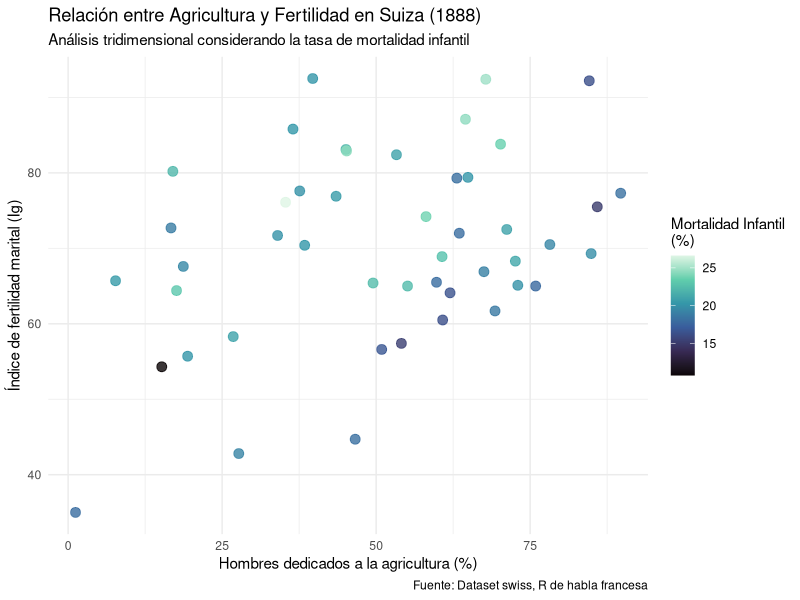
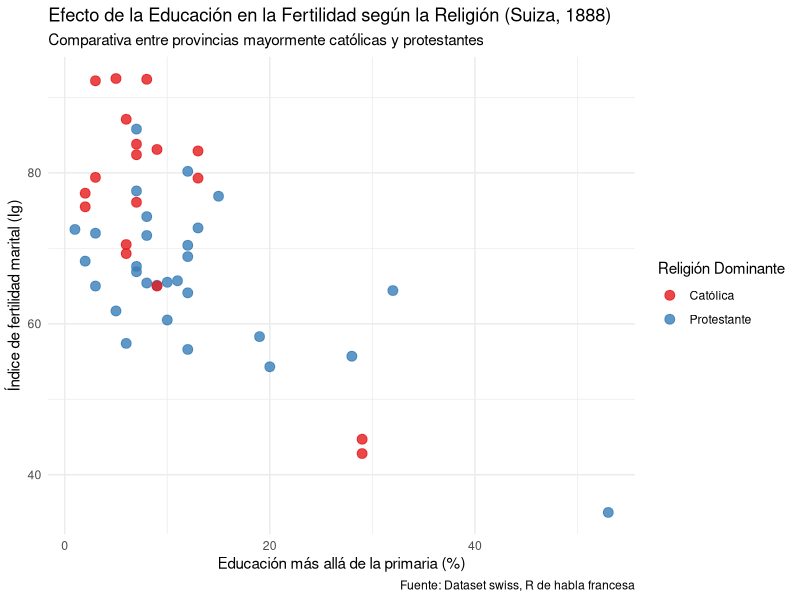
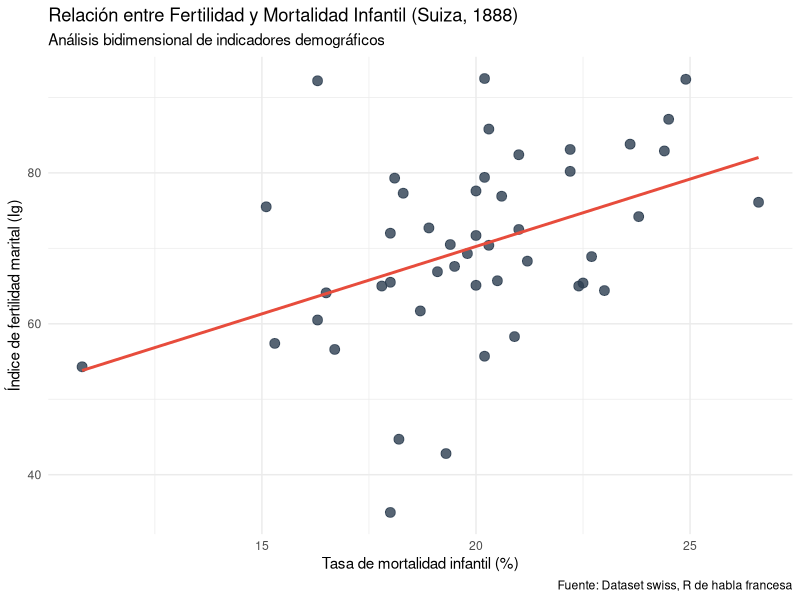

Write the R code that produced these figures, in order.
## ---- chunk 1
library(dplyr)
library(ggplot2)
library(tidyr)
library(forcats)
## ---- chunk 2
suiza <- as_tibble(swiss, rownames = "Provincias")
## ---- chunk 3
dim(suiza)
## ---- chunk 4
suiza
## ---- chunk 5
names(suiza)
## ---- chunk 6
colSums(is.na(suiza))
## ---- chunk 7
glimpse(suiza)
## ---- chunk 8
tabla_pregunta1 <- suiza %>%
  select(Agriculture, Fertility, Infant.Mortality) %>%
  head(10)

tabla_pregunta1
## ---- chunk 9
grafica_1 <- ggplot(suiza, aes(x = Agriculture, y = Fertility, color = Infant.Mortality)) +
  geom_point(size = 3, alpha = 0.8) +
  scale_color_viridis_c(option = "mako", name = "Mortalidad Infantil\n(%)") +
  labs(
    title = "Relación entre Agricultura y Fertilidad en Suiza (1888)",
    subtitle = "Análisis tridimensional considerando la tasa de mortalidad infantil",
    x = "Hombres dedicados a la agricultura (%)",
    y = "Índice de fertilidad marital (Ig)",
    caption = "Fuente: Dataset swiss, R de habla francesa"
  ) +
  theme_minimal()

grafica_1
## ---- chunk 10
suiza_religion <- suiza %>%
  mutate(Religion_Dominante = if_else(Catholic > 50, "Católica", "Protestante"))

grafica_2 <- ggplot(suiza_religion, aes(x = Education, y = Fertility, color = Religion_Dominante)) +
  geom_point(size = 3, alpha = 0.8) +
  scale_color_manual(values = c("Católica" = "#E41A1C", "Protestante" = "#377EB8"), name = "Religión Dominante") +
  labs(
    title = "Efecto de la Educación en la Fertilidad según la Religión (Suiza, 1888)",
    subtitle = "Comparativa entre provincias mayormente católicas y protestantes",
    x = "Educación más allá de la primaria (%)",
    y = "Índice de fertilidad marital (Ig)",
    caption = "Fuente: Dataset swiss, R de habla francesa"
  ) +
  theme_minimal()

grafica_2
## ---- chunk 11
grafica_3 <- ggplot(suiza, aes(x = Infant.Mortality, y = Fertility)) +
  geom_point(size = 3, color = "#2C3E50", alpha = 0.8) +
  geom_smooth(method = "lm", color = "#E74C3C", se = FALSE) +
  labs(
    title = "Relación entre Fertilidad y Mortalidad Infantil (Suiza, 1888)",
    subtitle = "Análisis bidimensional de indicadores demográficos",
    x = "Tasa de mortalidad infantil (%)",
    y = "Índice de fertilidad marital (Ig)",
    caption = "Fuente: Dataset swiss, R de habla francesa"
  ) +
  theme_minimal()

grafica_3
